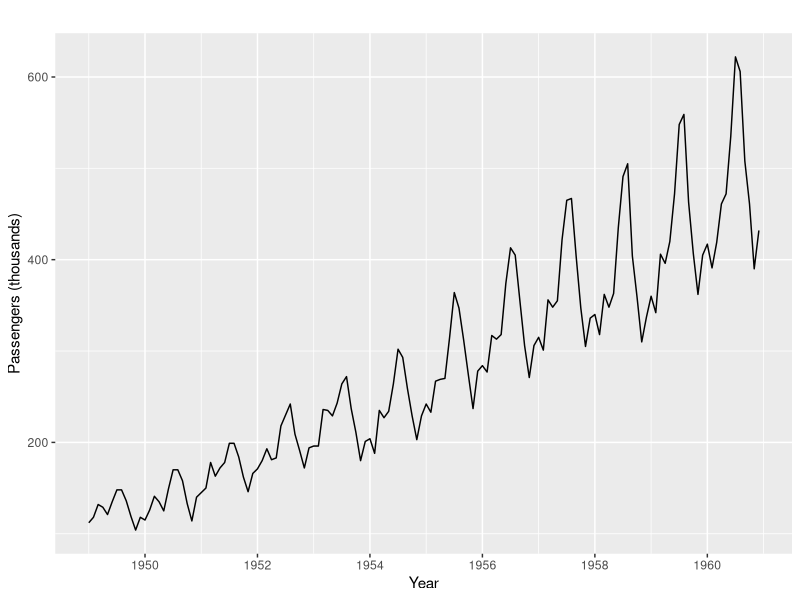
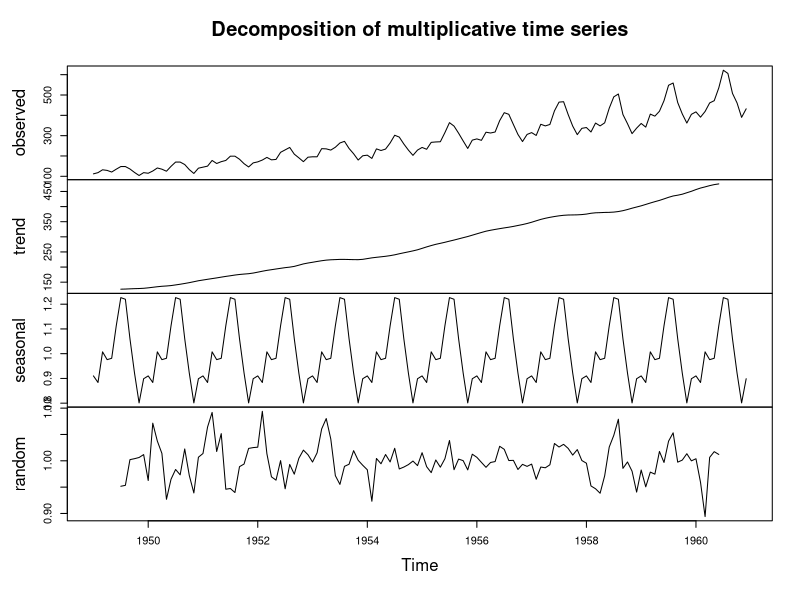
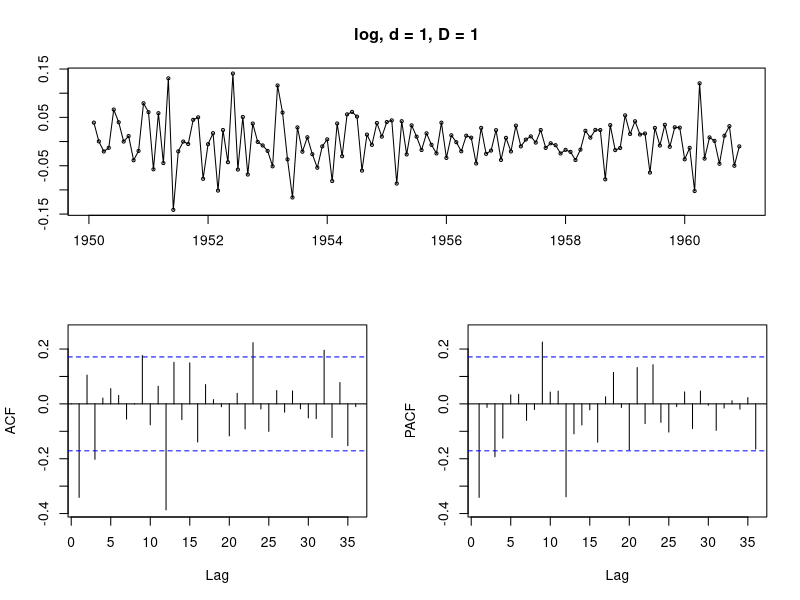
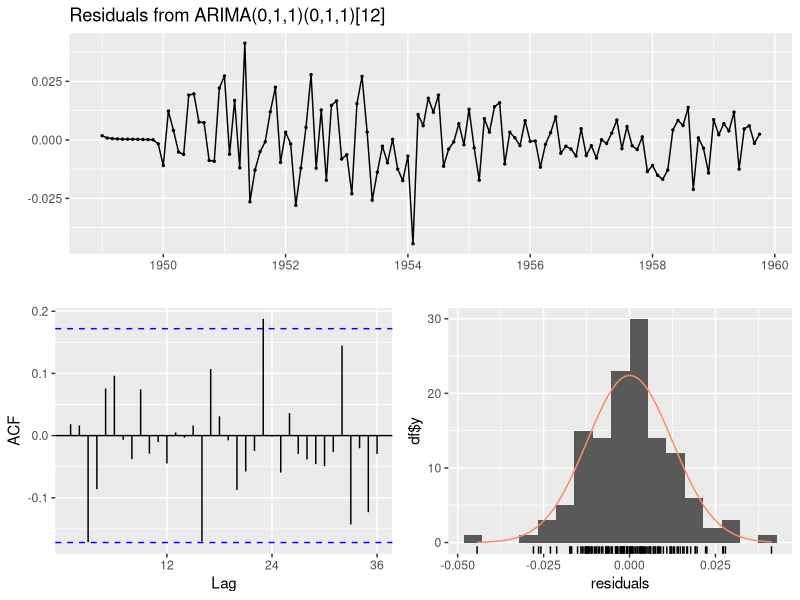
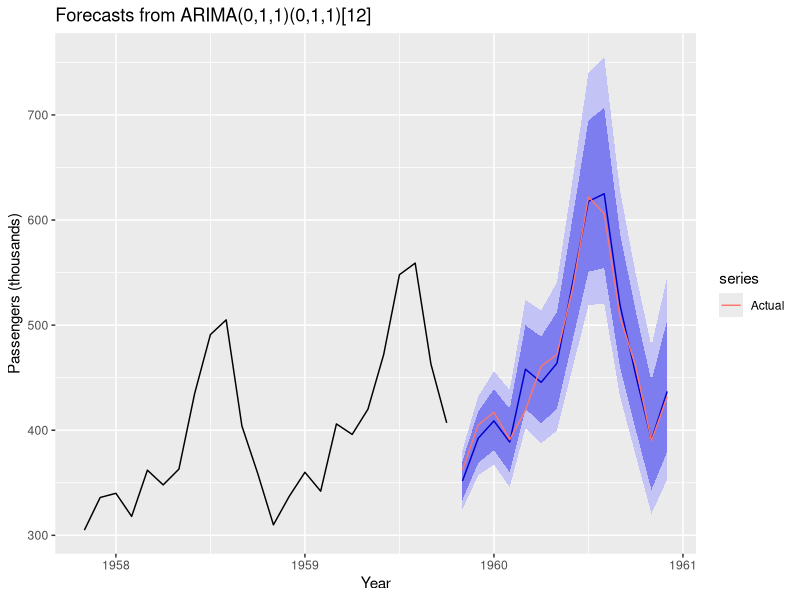
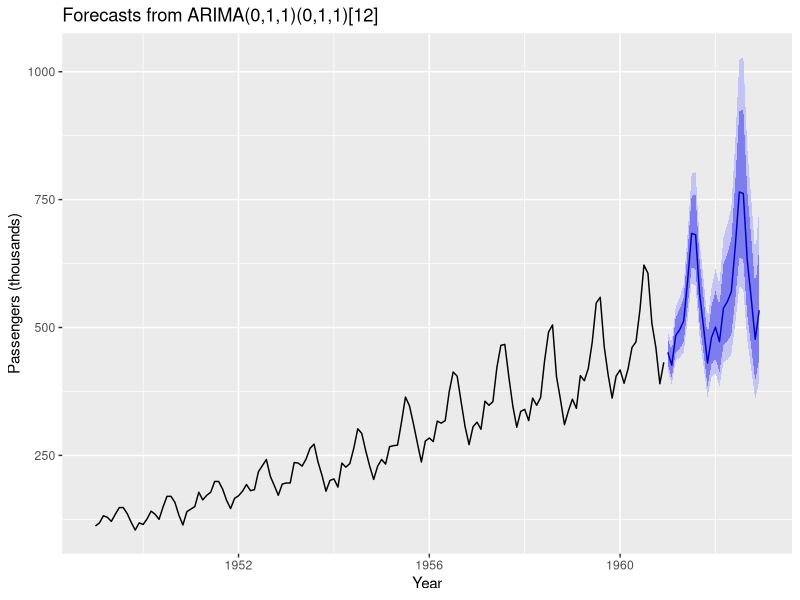
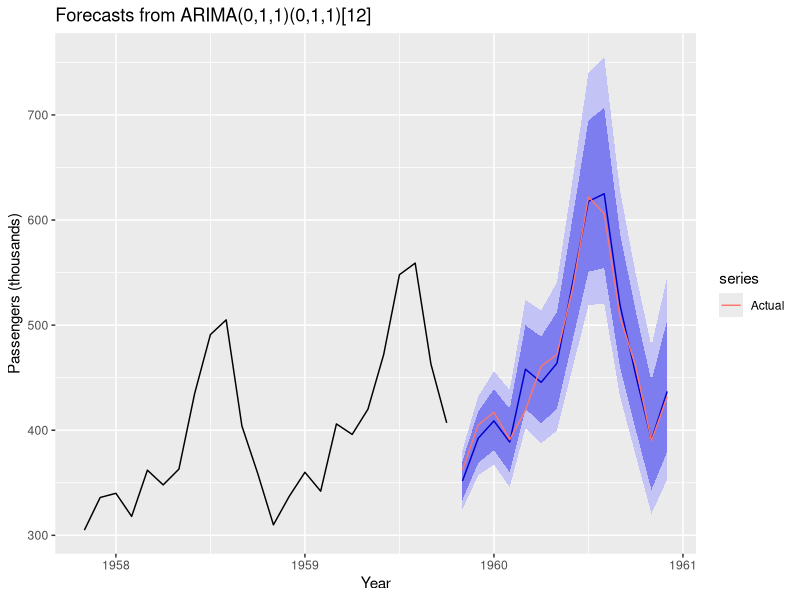
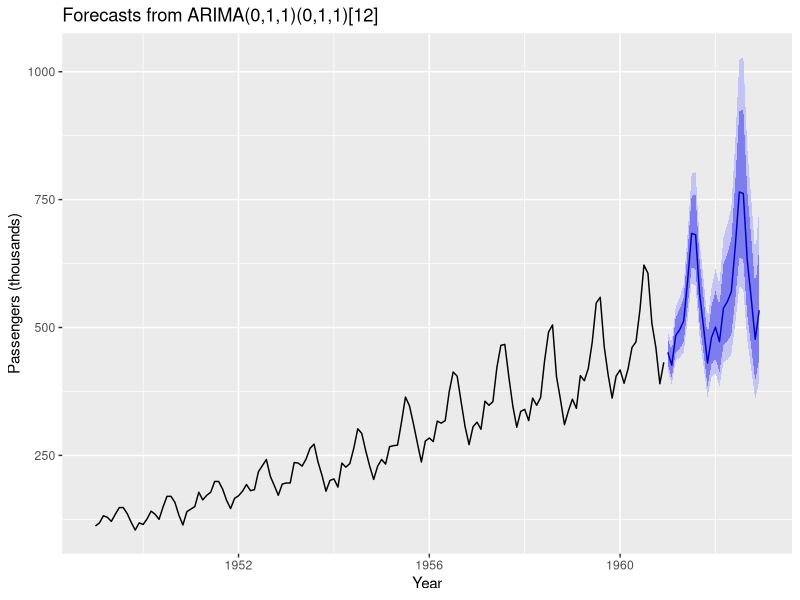

Generate these figures, in order, with R:
# Air passengers: seasonal ARIMA forecasting with baselines and honest evaluation
# Data: monthly international airline passengers (thousands), 1949-1960
# Requires: forecast, ggplot2 (see README)

suppressPackageStartupMessages({
  library(forecast)
  library(ggplot2)
})

dir.create("output", showWarnings = FALSE)

x <- AirPassengers
stopifnot(is.ts(x), frequency(x) == 12, length(x) == 144)

# ---- 1. Exploration ---------------------------------------------------------
print(head(x, 12))
autoplot(x) + labs(x = "Year", y = "Passengers (thousands)")

plot(decompose(x, type = "multiplicative"))

# Stationarity check: log, first difference, seasonal difference.
# diff() keeps the ts attributes, so no ts() wrapper is needed.
x_stat <- diff(diff(log(x)), lag = 12)
tsdisplay(x_stat, main = "log, d = 1, D = 1")

# ---- 2. Train / test split (by date, not by index) --------------------------
train <- window(x, end   = c(1959, 10))   # 130 obs
test  <- window(x, start = c(1959, 11))   # 14 obs
stopifnot(length(train) == 130, length(test) == 14)

# Box-Cox lambda estimated on the training data only (no test leakage)
lamb <- BoxCox.lambda(train)

# ---- 3. Models --------------------------------------------------------------
fit_arima <- auto.arima(train, D = 1, lambda = lamb)
print(fit_arima)
checkresiduals(fit_arima)

fc_arima  <- forecast(fit_arima, h = length(test))
fc_snaive <- snaive(train, h = length(test))
fc_ets    <- forecast(ets(train), h = length(test))

# ---- 4. Holdout accuracy vs baselines ---------------------------------------
cols <- c("RMSE", "MAE", "MAPE")
acc <- rbind(
  ARIMA  = accuracy(fc_arima,  test)["Test set", cols],
  ETS    = accuracy(fc_ets,    test)["Test set", cols],
  SNAIVE = accuracy(fc_snaive, test)["Test set", cols]
)
print(round(acc, 2))

p <- autoplot(fc_arima, include = 24) +
  autolayer(test, series = "Actual") +
  labs(x = "Year", y = "Passengers (thousands)")
print(p)
ggsave("output/holdout_forecast.png", p, width = 8, height = 4.5, dpi = 150)

# ---- 5. Time series cross-validation (on the training data only) ------------
# Same model specification as the fitted auto.arima, same lambda.
# Expanding window, 12-month horizon. The test set stays untouched.
ord <- arimaorder(fit_arima)   # p d q P D Q period

cv_arima <- function(y, h) {
  forecast(Arima(y, order = ord[1:3],
                 seasonal = list(order = ord[4:6], period = 12),
                 lambda = lamb), h = h)
}

e_arima  <- tsCV(train, cv_arima, h = 12, initial = 72)
e_snaive <- tsCV(train, snaive,   h = 12, initial = 72)

by_h <- function(e) {
  rbind(RMSE = sqrt(colMeans(e^2, na.rm = TRUE)),
        MAE  = colMeans(abs(e),   na.rm = TRUE))
}
cat("\nCV error by horizon (ARIMA)\n");  print(round(by_h(e_arima),  1))
cat("\nCV error by horizon (SNAIVE)\n"); print(round(by_h(e_snaive), 1))

# ---- 6. Final forecast: refit on all data, same specification ---------------
fit_final <- Arima(x, order = ord[1:3],
                   seasonal = list(order = ord[4:6], period = 12),
                   lambda = lamb)
fc_final <- forecast(fit_final, h = 24)
p_final <- autoplot(fc_final) +
  labs(x = "Year", y = "Passengers (thousands)")
print(p_final)
ggsave("output/final_forecast.png", p_final, width = 8, height = 4.5, dpi = 150)

writeLines(capture.output(sessionInfo()), "output/sessionInfo.txt")
